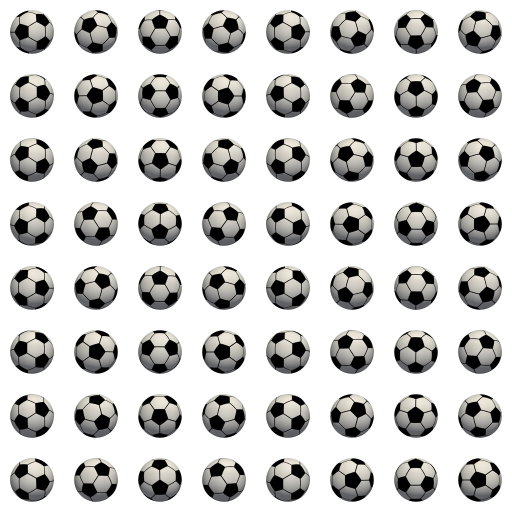
#> input picture tools/_ball_assets/ball.all_.png, 1024 x 1024 px (shown at 1/2 size)
$ python generate_ball_bmp.py
#> lines starting #> are read from the running program, lines starting #| are printed output that depends on the picture
"""Build Scmpoo/126.bmp + 127.bmp from online ball animation sheets.

Football: Mustitz "Soccer Ball Animation Sprites" (CC0) on OpenGameArt
  https://opengameart.org/content/soccer-ball-animation-sprites-and-3d-texture
  File: ball.all_.png (8x8 of 128px). Uses one equator spin row.

Basketball: sphere-mapped from Paul Bourke basketball equirectangular texture
  https://paulbourke.org/geometry/spherical/ (basketball_sph.png),
  rendered with mustitz/ballgen into basketball.all.png (8x8 of 128px).
  Cached under tools/_ball_assets/; regenerate with ballgen if missing.

Output: 16-cell BI_RGB 8bpp sheets, chroma index 13 = (0,0,255).
"""
from __future__ import annotations

import struct
import urllib.request
from pathlib import Path

from PIL import Image

CHROMA_IDX = 13
CHROMA_RGB = (0, 0, 255)
CELL = 40
SHEET_CELLS = 16
SPIN = 8
ROOT = Path(__file__).resolve().parents[1]
CACHE = ROOT / "tools" / "_ball_assets"
SOCCER_URL = "https://opengameart.org/sites/default/files/ball.all_.png"
SOCCER_ROW = 3
BASKET_SHEET = CACHE / "basketball.all.png"
BASKET_TEX_URL = "https://paulbourke.org/geometry/spherical/basketball_sph.png"
BASKET_ROW = 0  # clear horizontal seam spin


def build_palette(images: list[Image.Image]) -> list[tuple[int, int, int]]:
    colors: dict[tuple[int, int, int], int] = {}
    for im in images:
        for r, g, b, a in im.getdata():
            if a < 128:
                continue
            colors[(r, g, b)] = colors.get((r, g, b), 0) + 1
    ranked = sorted(colors.items(), key=lambda kv: -kv[1])
    pal = [(0, 0, 0)] * 256
    pal[CHROMA_IDX] = CHROMA_RGB
    slot = 0
    for rgb, _ in ranked:
        if rgb == CHROMA_RGB:
            continue
        while slot == CHROMA_IDX:
            slot += 1
        if slot >= 256:
            break
        pal[slot] = rgb
        slot += 1
    return pal


def nearest_idx(pal: list[tuple[int, int, int]], rgb: tuple[int, int, int]) -> int:
    if rgb == CHROMA_RGB:
        return CHROMA_IDX
    best, best_d = 0, 1 << 30
    for i, (pr, pg, pb) in enumerate(pal):
        if i == CHROMA_IDX:
            continue
        d = (pr - rgb[0]) ** 2 + (pg - rgb[1]) ** 2 + (pb - rgb[2]) ** 2
        if d < best_d:
            best_d, best = d, i
    return best


def write_bi_rgb(dst: Path, cells: list[Image.Image], pal: list[tuple[int, int, int]]) -> None:
    w, h = CELL * SHEET_CELLS, CELL
    top = [[CHROMA_IDX] * w for _ in range(h)]
    for ci, cell in enumerate(cells):
        x0 = ci * CELL
        for y in range(CELL):
            for x in range(CELL):
                r, g, b, a = cell.getpixel((x, y))
                top[y][x0 + x] = CHROMA_IDX if a < 128 else nearest_idx(pal, (r, g, b))
    top[0][0] = CHROMA_IDX
    img_out = top[::-1]
    row_bytes = ((w * 8 + 31) // 32) * 4
    pix = bytearray()
    for y in range(h):
        pix.extend(img_out[y])
        pix.extend(b"\x00" * (row_bytes - w))
    n = 256
    bf_off = 14 + 40 + n * 4
    out = bytearray()
    out.extend(struct.pack("<2sIHHI", b"BM", bf_off + len(pix), 0, 0, bf_off))
    out.extend(struct.pack("<IiiHHIIiiII", 40, w, h, 1, 8, 0, len(pix), 0, 0, n, n))
    for i in range(n):
        r, g, b = pal[i]
        out.extend(struct.pack("<BBBB", b, g, r, 0))
    out.extend(pix)
    dst.write_bytes(out)
    print(f"Wrote {dst} ({len(out)} bytes)")


def to_cell(im: Image.Image) -> Image.Image:
    """Fit ball into 40x40 with chroma padding and hard alpha."""
    im = im.convert("RGBA").copy()
    px = im.load()
    for y in range(im.height):
        for x in range(im.width):
            r, g, b, a = px[x, y]
            if a < 16:
                px[x, y] = (*CHROMA_RGB, 0)
            elif a < 200 and r > 230 and g > 230 and b > 230:
                px[x, y] = (*CHROMA_RGB, 0)
    bbox = im.split()[-1].getbbox()
    if bbox:
        im = im.crop(bbox)
    target = 34
    im = im.resize((target, target), Image.Resampling.LANCZOS)
    cell = Image.new("RGBA", (CELL, CELL), (*CHROMA_RGB, 0))
    ox = (CELL - target) // 2
    oy = (CELL - target) // 2
    cell.alpha_composite(im, (ox, oy))
    out = cell.copy()
    px = out.load()
    for y in range(CELL):
        for x in range(CELL):
            r, g, b, a = px[x, y]
            if a < 128:
                px[x, y] = (*CHROMA_RGB, 0)
            else:
                px[x, y] = (r, g, b, 255)
    return out


def frames_from_sheet(path: Path, row: int) -> list[Image.Image]:
#> called with row = 3
    sheet = Image.open(path).convert("RGBA")
#> sheet is the input picture: PIL image 1024x1024 RGBA; mean R, G, B, A 41.1, 40.6, 39.3, 92.7
    cell = sheet.width // 8
#> cell = 128
    assert sheet.width == cell * 8 and sheet.height == cell * 8, path
    frames = []
    for col in range(SPIN):
        fr = sheet.crop((col * cell, row * cell, (col + 1) * cell, (row + 1) * cell))
        frames.append(to_cell(fr))
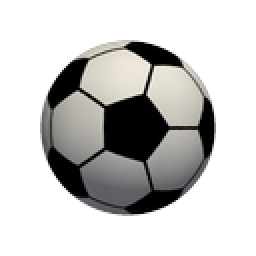
#> fr: PIL image 128x128 RGBA (shown 2 times larger); mean R, G, B, A 40.8, 40.2, 38.9, 92.7; transparent parts drawn white
#> after the loop, frames = 8 items
    return frames


def load_soccer_frames() -> list[Image.Image]:
    CACHE.mkdir(parents=True, exist_ok=True)
    path = CACHE / "ball.all_.png"
    if not path.is_file():
        print(f"download {SOCCER_URL}")
        urllib.request.urlretrieve(SOCCER_URL, path)
    return frames_from_sheet(path, SOCCER_ROW)


def ensure_basketball_sheet() -> Path:
    """Use cached ballgen sheet; rebuild from Bourke texture if missing."""
    CACHE.mkdir(parents=True, exist_ok=True)
    if BASKET_SHEET.is_file():
        return BASKET_SHEET

    tex = CACHE / "basketball_sph.png"
    if not tex.is_file():
        print(f"download {BASKET_TEX_URL}")
        urllib.request.urlretrieve(BASKET_TEX_URL, tex)

    try:
        from make_sprites_local import run_ballgen  # type: ignore
    except ImportError:
        pass

    # Prefer a checked-in / prebuilt sheet; otherwise call ballgen if available.
    ballgen = Path("/tmp/ball_assets/ballgen/make_sprites.py")
    if not ballgen.is_file():
        ballgen = CACHE / "ballgen" / "make_sprites.py"
    if ballgen.is_file():
        import subprocess
        import sys

        out_prefix = CACHE / "basketball"
        print("rendering basketball sheet via ballgen (slow)...")
        subprocess.check_call(
            [
                sys.executable,
                str(ballgen),
                str(tex),
                "8",
                "-s",
                "128x128",
                "-d",
                "96",
                "-o",
                str(out_prefix),
            ]
        )
        generated = Path(str(out_prefix) + ".all.png")
        if generated.is_file():
            generated.replace(BASKET_SHEET)
            return BASKET_SHEET

    raise FileNotFoundError(
        f"Missing {BASKET_SHEET}. Place basketball.all.png (8x8@128) under tools/_ball_assets/"
    )


def load_basketball_frames() -> list[Image.Image]:
    return frames_from_sheet(ensure_basketball_sheet(), BASKET_ROW)


def main() -> None:
    soccer = load_soccer_frames()
#> soccer = 8 items
    basket = load_basketball_frames()
#> call 2 of frames_from_sheet, with row = 0
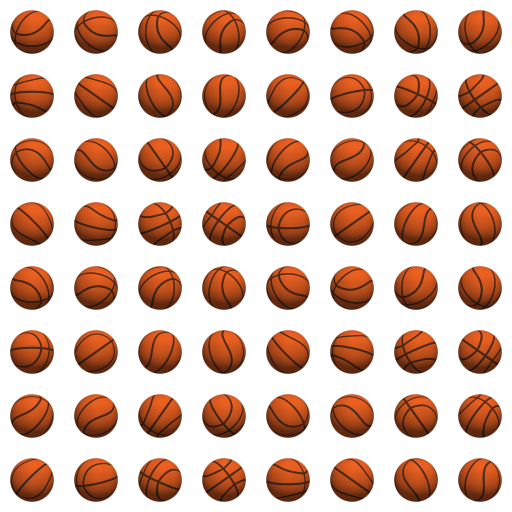
#> input picture tools/_ball_assets/basketball.all.png, 1024 x 1024 px (shown at 1/2 size)
#> in frames_from_sheet, sheet is the input picture: PIL image 1024x1024 RGBA; mean R, G, B, A 55.9, 23.9, 9.2, 92.7
#> the loop in frames_from_sheet (call 2), `for col in range(SPIN):` made 8 passes
#> pass 1, in to_cell (call 9), `im = im.crop(bbox)`:
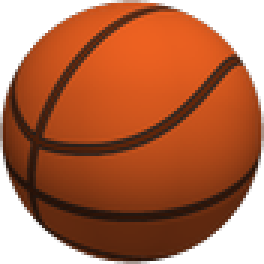
#> im: PIL image 88x88 RGBA (shown 3 times larger); mean R, G, B, A 118.7, 50.5, 73.6, 196; transparent parts drawn white
#> pass 1, in to_cell (call 9), `out = cell.copy()`:
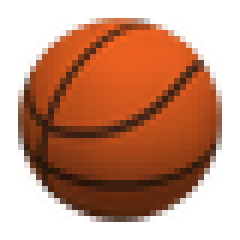
#> out: PIL image 40x40 RGBA (shown 6 times larger); mean R, G, B, A 92.6, 39.3, 111, 141.8; transparent parts drawn white
#> after the loop in frames_from_sheet (call 2), `for col in range(SPIN):`:
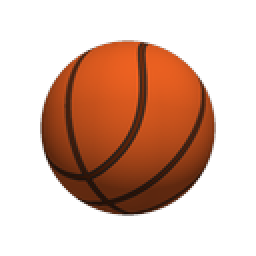
#> fr: PIL image 128x128 RGBA (shown 2 times larger); mean R, G, B, A 56.4, 24, 9.2, 92.7; transparent parts drawn white
#> basket = 8 items
    empty = Image.new("RGBA", (CELL, CELL), (*CHROMA_RGB, 0))
    write_bi_rgb(ROOT / "Scmpoo" / "126.bmp", soccer + [empty] * (SHEET_CELLS - SPIN), build_palette(soccer))
#> the loop in build_palette, `for im in images:` made 8 passes
#> after the loop in build_palette, `for im in images:`: colors = 2592 items
#> the loop in build_palette, `for rgb, _ in ranked:` made 256 passes
#> (rgb, slot) on passes 1 to 3: ((0, 0, 0), 1), ((1, 1, 1), 2), ((2, 2, 2), 3)
#> after the loop in build_palette, `for rgb, _ in ranked:`: pal = 256 items, first 6: (0, 0, 0), (1, 1, 1), (2, 2, 2), (3, 3, 3), (4, 4, 4), (5, 5, 5); slot = 256
#> in write_bi_rgb, `w, h = CELL * SHEET_CELLS, CELL`: w = 640; h = 40
#> in write_bi_rgb, `top = [[CHROMA_IDX] * w for _ in range(h)]`: top = 40 items
#> the loop in write_bi_rgb, `for ci, cell in enumerate(cells):` made 16 passes
#> x0 on pass 1: 0
#| Wrote Scmpoo/126.bmp (26678 bytes)
    write_bi_rgb(ROOT / "Scmpoo" / "127.bmp", basket + [empty] * (SHEET_CELLS - SPIN), build_palette(basket))
#> the loop in build_palette (call 2), `for im in images:` made 8 passes
#> the loop in build_palette (call 2), `for rgb, _ in ranked:` made 256 passes
#> rgb on passes 1 to 3: (95, 40, 15), (220, 90, 31), (94, 40, 15)
#> the loop in write_bi_rgb (call 2), `for ci, cell in enumerate(cells):` made 16 passes
#| Wrote Scmpoo/127.bmp (26678 bytes)

    prev = ROOT / "docs" / "images"
    prev.mkdir(parents=True, exist_ok=True)
    for name, frames in (("126", soccer), ("127", basket)):
        strip = Image.new("RGBA", (CELL * SPIN, CELL), (*CHROMA_RGB, 255))
        for i, fr in enumerate(frames):
            strip.paste(fr, (i * CELL, 0), fr)
        strip.resize((CELL * SPIN * 4, CELL * 4), Image.Resampling.NEAREST).save(
            prev / f"ball_{name}_preview.png"
        )
        print("preview", name)
#> this loop made 2 passes
#> name on passes 1 to 2: '126', '127'
#| preview 126
#| preview 127
#> pass 1, in main, `strip.resize((CELL * SPIN * 4, CELL * 4), Image.Resampling.NEAREST).sa..`:
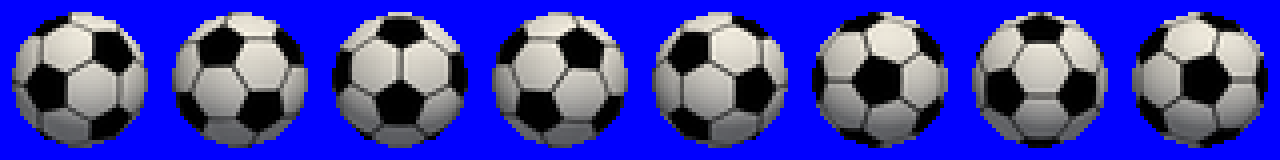
#> saved as ball_126_preview.png: PIL image 1280x160 RGBA; mean R, G, B, A 62.4, 61.6, 172.4, 255
#> after the loop:
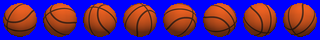
#> strip: PIL image 320x40 RGBA; mean R, G, B, A 84.7, 35.8, 126.3, 255


if __name__ == "__main__":
    main()
